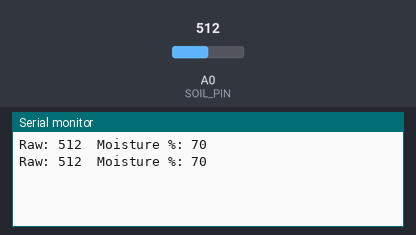
A sketch run on a simulated Arduino Uno, built with avr-gcc and run on an emulated ATmega328P. Parts: the last lines printed to the serial monitor. The test bench sets the inputs (shaded band); at power-on: A0 (SOIL_PIN) = 512.

Above: at 1.8 s.
1.9 s: A0 (SOIL_PIN) set to 716
At 2.8 s:
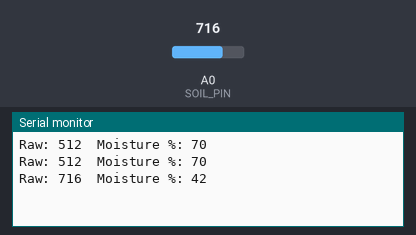
3.4 s: A0 (SOIL_PIN) set to 900
At 4.4 s:
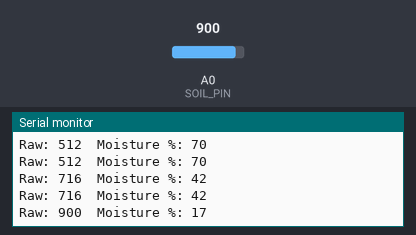
Timing chart, 0 to 6.4 s (numbered marks = the images above; inputs shaded):
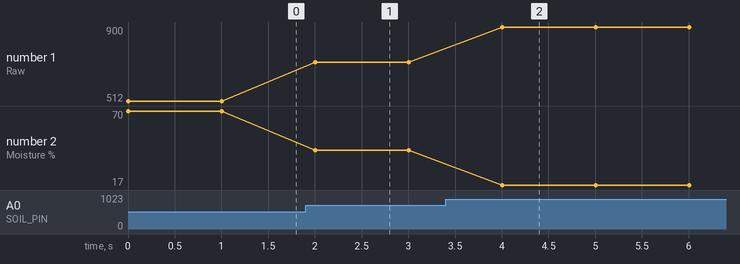

Measured:
- after the input at 1.9 s, the serial monitor: prints a new line after 0.10 s (image 1)
- after the input at 3.4 s, the serial monitor: prints a new line after 0.60 s (image 2)
- plotted number 1: 512 → 716 after the input at 1.9 s, 716 → 900 after the input at 3.4 s
- plotted number 2: 70 → 42 after the input at 1.9 s, 42 → 17 after the input at 3.4 s

The sketch:

Soil_Moisture_ESP.ino
```cpp
// Soil Moisture Sensor Test (ESP8266 NodeMCU)
#define SOIL_PIN A0

void setup() {
  Serial.begin(9600);
}

void loop() {
  int raw = analogRead(SOIL_PIN);
  int moisture = map(raw, 1023, 300, 0, 100);
  moisture = constrain(moisture, 0, 100);

  Serial.print("Raw: ");
  Serial.print(raw);
  Serial.print("  Moisture %: ");
  Serial.println(moisture);

  delay(1000);
}
```
